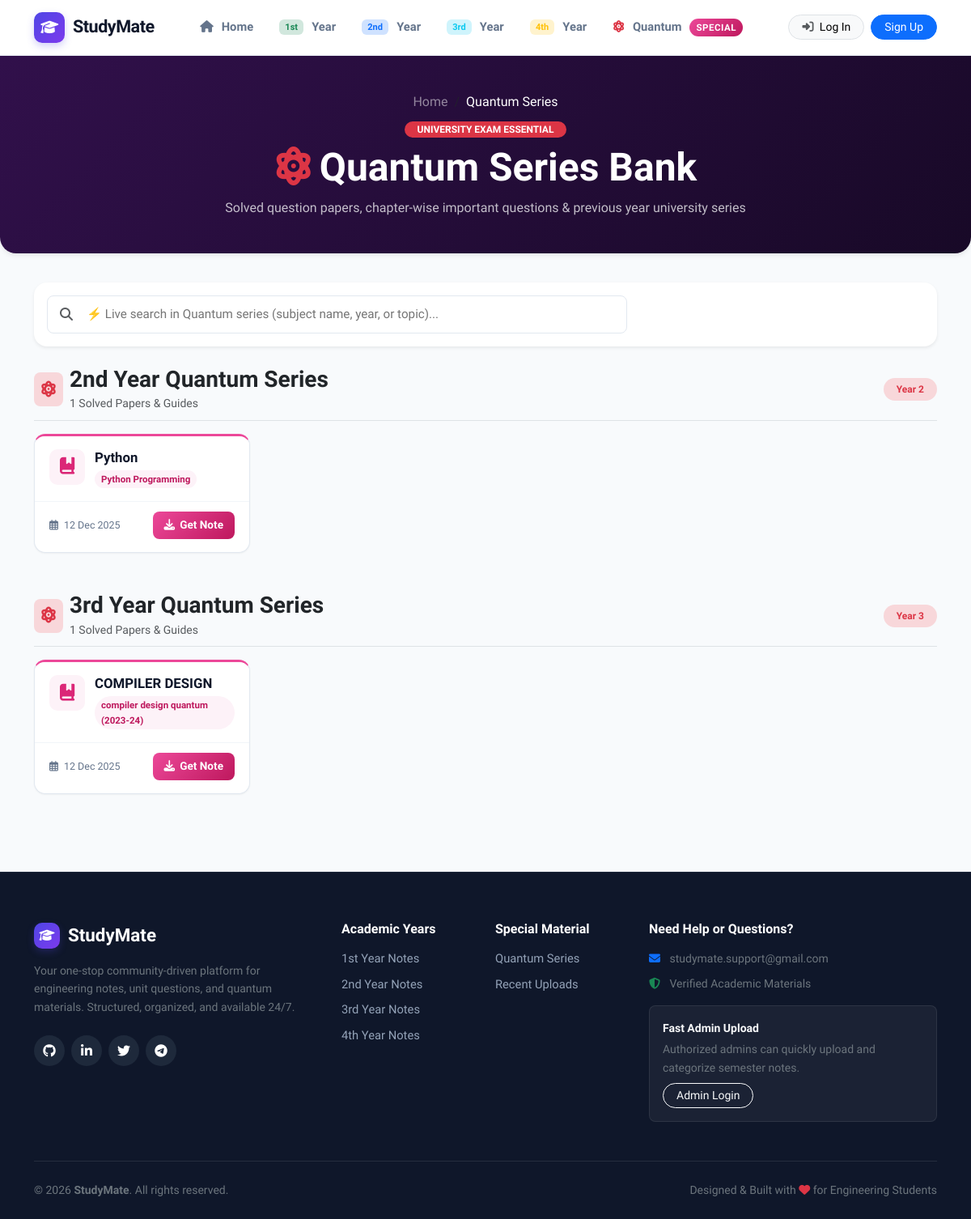
Page /quantum/ on the committed database.
### notes/models.py (models this page shows, shortened)
class Note(models.Model):
    title = models.CharField(max_length=200)
    chapter = models.ForeignKey(Chapter, on_delete=models.CASCADE, related_name='notes')
    file = models.FileField(upload_to='notes/')
    uploaded_by = models.ForeignKey(User, on_delete=models.CASCADE, related_name='uploaded_notes')
    upload_date = models.DateTimeField(auto_now_add=True)
    class Meta:
        ordering = ['-upload_date']
        verbose_name = "Note"
        verbose_name_plural = "Notes"

class Chapter(models.Model):
    name = models.CharField(max_length=255)
    subject = models.ForeignKey(Subject, on_delete=models.CASCADE, related_name='chapters')
    image = models.ImageField(upload_to='chapter_images/', null=True, blank=True)
    class Meta:
        ordering = ['subject', 'name']
        verbose_name = "Chapter / Unit"
        verbose_name_plural = "Chapters / Units"

class Subject(models.Model):
    name = models.CharField(max_length=100)
    year = models.IntegerField()  # 1 for 1st year, 2 for 2nd year, etc.
    image = models.ImageField(upload_to='subject_images/', null=True, blank=True)
    is_quantum = models.BooleanField(default=False)
    class Meta:
        ordering = ['year', 'name']
        verbose_name = "Subject"
        verbose_name_plural = "Subjects"

### notes/views.py (the view)
# urls.py: path('quantum/', views.quantum, name='quantum'),
def quantum(request):
    query = request.GET.get('q', '').strip()
    years = (
        Subject.objects.filter(is_quantum=True)
        .values_list('year', flat=True)
        .distinct()
        .order_by('year')
    )
    years_data = []
    total_quantum_notes = 0
    for year in years:
        year_subjects = Subject.objects.filter(is_quantum=True, year=year)
        notes_qs = Note.objects.filter(chapter__subject__in=year_subjects).select_related('chapter', 'chapter__subject', 'uploaded_by').order_by('-upload_date')
        if query:
            notes_qs = notes_qs.filter(
                Q(title__icontains=query) |
                Q(chapter__name__icontains=query) |
                Q(chapter__subject__name__icontains=query)
            )
        notes = list(notes_qs)
        total_quantum_notes += len(notes)
        if notes or not query:
            years_data.append({
                'year': year,
                'notes': notes,
                'count': len(notes)
            })
    return render(request, 'quantum.html', {
        'years': years_data,
        'total_notes': total_quantum_notes,
        'query': query,
    })

### templates/quantum.html (shortened to what this page needs)
{% extends 'base.html' %}
{% block content %}
<section class="page-header-banner quantum-theme text-center">
    <div class="container">
        <nav aria-label="breadcrumb">
            <ol class="breadcrumb justify-content-center mb-2">
                <li class="breadcrumb-item"><a href="{% url 'home' %}" class="text-white-50 text-decoration-none">Home</a></li>
                <li class="breadcrumb-item active text-white" aria-current="page">Quantum Series</li>
            </ol>
        </nav>
        <div class="d-inline-flex align-items-center gap-2 mb-2">
            <span class="badge bg-danger rounded-pill px-3 py-1 text-uppercase fw-bold letter-spacing-1">University Exam Essential</span>
        </div>
        <h1 class="display-5 fw-bold mb-2">
            <i class="fas fa-atom text-danger me-2"></i>Quantum Series Bank
        </h1>
        <p class="text-light opacity-75 mb-0">
            Solved question papers, chapter-wise important questions & previous year university series
        </p>
    </div>
</section>
<div class="container pb-5">
    <div class="card border-0 shadow-sm rounded-4 p-3 mb-4 bg-white">
        <div class="row align-items-center g-3">
            <div class="col-md-8">
                <div class="position-relative">
                    <i class="fas fa-search position-absolute top-50 start-0 translate-middle-y ms-3 text-muted"></i>
                    <input type="text" id="client-notes-search" class="form-control-modern ps-5" placeholder="⚡ Live search in Quantum series (subject name, year, or topic)...">
                </div>
            </div>
        </div>
    </div>
    {% if years %}
        {% for year_data in years %}
            <div class="subject-container-item mb-5" data-subject-name="year {{ year_data.year }}">
                <div class="d-flex align-items-center justify-content-between mb-3 border-bottom pb-2 flex-wrap gap-2">
                    <div class="d-flex align-items-center gap-2">
                        <div class="p-2 bg-danger-subtle text-danger rounded-3">
                            <i class="fas fa-atom fa-lg"></i>
                        </div>
                        <div>
                            <h3 class="fw-bold mb-0 text-dark">
                                {{ year_data.year }}{% if year_data.year == 1 %}st{% elif year_data.year == 2 %}nd{% elif year_data.year == 3 %}rd{% else %}th{% endif %} Year Quantum Series
                            </h3>
                            <small class="text-muted">{{ year_data.count }} Solved Papers & Guides</small>
                        </div>
                    </div>
                    <span class="badge bg-danger-subtle text-danger rounded-pill px-3 py-2">
                        Year {{ year_data.year }}
                    </span>
                </div>
                <div class="row g-3">
                    {% for note in year_data.notes %}
                        <div class="col-xl-3 col-lg-4 col-md-6 note-searchable-item"
                             data-title="{{ note.title|lower }}"
                             data-chapter="{{ note.chapter.name|lower }}"
                             data-subject="{{ note.chapter.subject.name|lower }}">
                            <div class="note-card-modern" style="border-top: 3px solid #ec4899;">
                                <div class="note-card-header">
                                    <div class="file-type-icon" style="background: #fdf2f8; color: #db2777;">
                                        <i class="fas fa-book-bookmark"></i>
                                    </div>
                                    <div class="note-header-text">
                                        <h6 class="note-title-heading" title="{{ note.title }}">{{ note.title }}</h6>
                                        <div class="note-meta-pills">
                                            <span class="pill-subject" style="background: #fdf2f8; color: #be185d;">{{ note.chapter.subject.name }}</span>
                                        </div>
                                    </div>
                                </div>
                                <div class="note-card-body">
                                    <div class="note-upload-info">
                                        <i class="far fa-calendar-alt me-1"></i> {{ note.upload_date|date:"d M Y" }}
                                    </div>
                                    <div class="d-flex align-items-center gap-2">
                                        <a href="{{ note.file.url }}" class="btn-download-modern" style="background: linear-gradient(135deg, #ec4899, #be185d);" download>
                                            <i class="fas fa-download"></i> Get Note
                                        </a>
                                    </div>
                                </div>
                            </div>
                        </div>
                    {% empty %}
                        <div class="col-12">
                            <div class="p-4 bg-white rounded-3 border text-center text-muted">
                                No quantum notes uploaded for Year {{ year_data.year }} yet.
                            </div>
                        </div>
                    {% endfor %}
                </div>
            </div>
        {% endfor %}
    {% endif %}
</div>
{% endblock %}

### static/css/style.css (style rules this page uses)
:root { --primary: #4f46e5; --primary-hover: #4338ca; --primary-light: #eef2ff; --primary-glow: rgba(79, 70, 229, 0.25); --success: #10b981; --success-light: #ecfdf5; --warning: #f59e0b; --warning-light: #fffbeb; --danger: #ef4444; --danger-light: #fef2f2; --info: #0ea5e9; --info-light: #f0f9ff; --year-1: #059669; --year-1-grad: linear-gradient(135deg, #10b981 0%, #047857 100%); --year-2: #2563eb; --year-2-grad: linear-gradient(135deg, #3b82f6 0%, #1d4ed8 100%); --year-3: #7c3aed; --year-3-grad: linear-gradient(135deg, #8b5cf6 0%, #6d28d9 100%); --year-4: #ea580c; --year-4-grad: linear-gradient(135deg, #f97316 0%, #c2410c 100%); --quantum-grad: linear-gradient(135deg, #ec4899 0%, #be185d 100%); --bg-body: #f8fafc; --bg-surface: #ffffff; --bg-surface-alt: #f1f5f9; --text-main: #0f172a; --text-muted: #64748b; --text-subtle: #94a3b8; --border-color: #e2e8f0; --border-subtle: #f1f5f9; --radius-sm: 8px; --radius-md: 14px; --radius-lg: 20px; --radius-full: 9999px; --shadow-sm: 0 1px 2px 0 rgba(0, 0, 0, 0.05); --shadow-md: 0 4px 6px -1px rgba(0, 0, 0, 0.07), 0 2px 4px -2px rgba(0, 0, 0, 0.05); --shadow-lg: 0 10px 15px -3px rgba(0, 0, 0, 0.08), 0 4px 6px -4px rgba(0, 0, 0, 0.04); --shadow-xl: 0 20px 25px -5px rgba(0, 0, 0, 0.1), 0 8px 10px -6px rgba(0, 0, 0, 0.04); --shadow-hover: 0 16px 30px rgba(0, 0, 0, 0.12); }
* { margin: 0; padding: 0; box-sizing: border-box; }
body { font-family: 'Plus Jakarta Sans', system-ui, -apple-system, BlinkMacSystemFont, 'Segoe UI', Roboto, sans-serif; background-color: var(--bg-body); color: var(--text-main); line-height: 1.6; min-height: 100vh; display: flex; flex-direction: column; }
a { color: var(--primary); text-decoration: none; transition: all 0.2s ease; }
.note-card-modern { background: var(--bg-surface); border-radius: var(--radius-md); border: 1px solid var(--border-color); box-shadow: var(--shadow-sm); transition: all 0.25s ease; overflow: hidden; display: flex; flex-direction: column; height: 100%; }
.note-card-header { padding: 16px 18px; background: #ffffff; display: flex; align-items: flex-start; gap: 12px; }
.file-type-icon { width: 44px; height: 44px; border-radius: 10px; background: var(--primary-light); color: var(--primary); display: flex; align-items: center; justify-content: center; font-size: 1.3rem; flex-shrink: 0; }
.note-header-text { flex: 1; min-width: 0; }
.note-title-heading { font-weight: 700; font-size: 1.05rem; color: var(--text-main); margin-bottom: 4px; white-space: nowrap; overflow: hidden; text-overflow: ellipsis; }
.note-meta-pills { display: flex; flex-wrap: wrap; gap: 6px; margin-top: 6px; }
.pill-subject { font-size: 0.72rem; font-weight: 600; background: #f1f5f9; color: #475569; padding: 2px 8px; border-radius: var(--radius-full); }
.note-card-body { padding: 12px 18px 16px; margin-top: auto; border-top: 1px solid var(--border-subtle); display: flex; align-items: center; justify-content: space-between; }
.note-upload-info { font-size: 0.78rem; color: var(--text-muted); }
.btn-download-modern { display: inline-flex; align-items: center; gap: 6px; background: var(--primary); color: white; font-weight: 600; font-size: 0.85rem; padding: 6px 14px; border-radius: var(--radius-sm); transition: all 0.2s ease; }
.form-control-modern, .form-select-modern { border: 1.5px solid var(--border-color); border-radius: var(--radius-sm); padding: 10px 14px; font-size: 0.95rem; width: 100%; color: var(--text-main); background-color: #ffffff; transition: all 0.2s ease; }
.page-header-banner { background: linear-gradient(135deg, #1e293b, #0f172a); color: white; padding: 44px 0; margin-bottom: 36px; border-radius: 0 0 var(--radius-lg) var(--radius-lg); box-shadow: var(--shadow-md); }
.page-header-banner.quantum-theme { background: linear-gradient(135deg, #31104b, #180927); }

### rows in the picture
Note: title "Python", chapter.subject.name "Python Programming", upload_date "12 Dec 2025"
Note: title "COMPILER DESIGN", chapter.subject.name "compiler design quantum (2023-24)", upload_date "12 Dec 2025"

### other values in the picture
{{ year_data.year }} "2" "3"
{{ year_data.count }} "1" "1"
